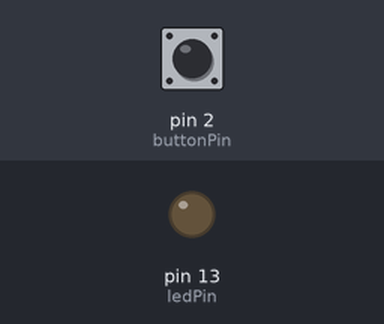
Bench run of a sketch on a simulated Arduino Uno, built with avr-gcc and run on an emulated ATmega328P. On the bench: output pins drawn as LEDs (lit = HIGH). The inputs (shaded band) are chosen by the test bench; at power-on: pin 2 (buttonPin) HIGH.

Above: at 1.2 s.
1.3 s: pin 2 (buttonPin) pulled LOW for 0.15 s
At 2.6 s:
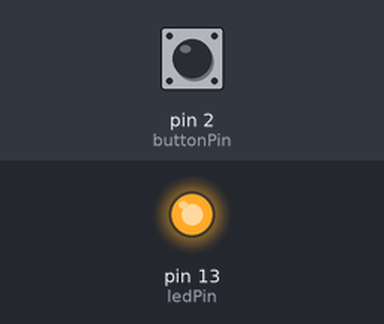
2.9 s: pin 2 (buttonPin) pulled LOW for 1 s
At 5.1 s:
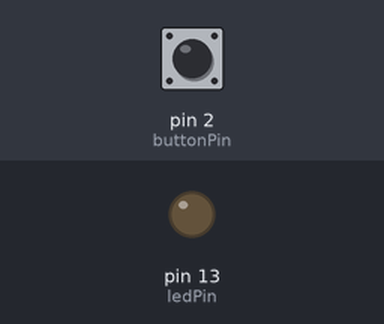
5.4 s: pin 2 (buttonPin) pulled LOW for 3.2 s
At 9.9 s:
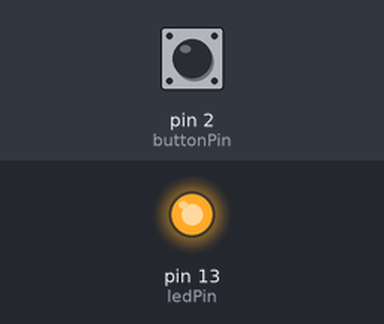
Timing chart, 0 to 11.4 s (numbered marks = the images above; inputs shaded):
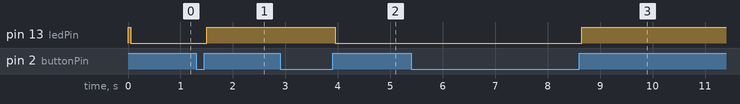

Measured:
- after the input at 1.3 s, pin 13 (ledPin): LOW → HIGH after 0.20 s
- after the input at 2.9 s, pin 13 (ledPin): HIGH → LOW after 1.1 s
- after the input at 5.4 s, pin 13 (ledPin): LOW → HIGH after 3.3 s

The sketch:

Button_to_Switch_behaviour.ino
```cpp
const int buttonPin = 2;
const int ledPin = 13;

int ledState = HIGH;
int buttonState;
int lastButtonState = LOW;

unsigned long lastDebounceTime = 0;
unsigned long debounceDelay = 50;

void setup() {
  pinMode(buttonPin, INPUT_PULLUP);
  pinMode(ledPin, OUTPUT);
  digitalWrite(ledPin, ledState);
}

void loop() {
 int reading = digitalRead(buttonPin);

 if(reading != lastButtonState)
 {
  lastDebounceTime = millis();
 }

 if(millis() - lastDebounceTime > debounceDelay)
 {
    if(reading != buttonState)
    {
      buttonState = reading;

      if(buttonState == HIGH) ledState = !ledState;
    }
 }

 digitalWrite(ledPin, ledState);
 lastButtonState = reading;

}
```
